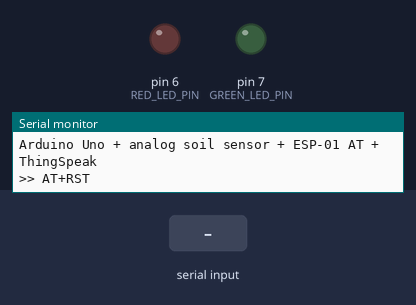
The program below on a simulated Arduino Uno, built with avr-gcc and run on an emulated ATmega328P. On the bench: output pins drawn as LEDs (lit = HIGH), the last lines printed to the serial monitor. The test bench sets the inputs (shaded band). The modem accepts every AT command (registered, SIM ready, sends succeed) and sends nothing else.

Above: at 0.8 s.
0.9 s: "WIFI GOT IP" received over the second serial link
3.9 s: "OK" received over the second serial link
At 26.7 s:
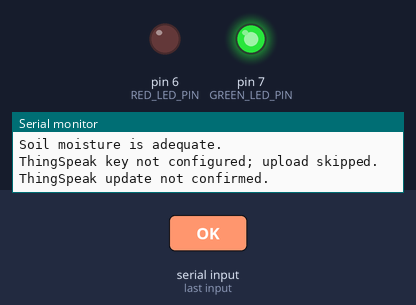
Timing chart, 0 to 27.6 s (numbered marks = the images above; inputs shaded):
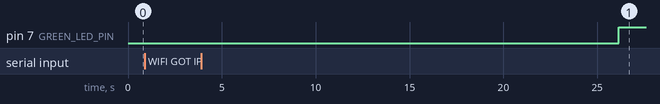

The program:

main.cpp
```cpp
#include <Arduino.h>
#include <SoftwareSerial.h>
#include "config.h"

#ifndef WIFI_SSID
#define WIFI_SSID "YOUR_WIFI_NAME"
#endif
#ifndef WIFI_PASSWORD
#define WIFI_PASSWORD "YOUR_WIFI_PASSWORD"
#endif
#ifndef THINGSPEAK_WRITE_API_KEY
#define THINGSPEAK_WRITE_API_KEY "YOUR_THINGSPEAK_API_KEY"
#endif

// Glowlogics Handbook Project 03 — Smart Soil Moisture Monitor
// ESP-01 TX -> Uno D10 (RX); Uno D11 (TX) -> ESP-01 RX through level converter.
static const uint8_t MOISTURE_PIN = A0;
static const uint8_t RED_LED_PIN = 6;
static const uint8_t GREEN_LED_PIN = 7;
static const int DRY_THRESHOLD_PERCENT = 30;
static const unsigned long SAMPLE_INTERVAL_MS = 20000UL;
static const unsigned long WIFI_JOIN_TIMEOUT_MS = 20000UL;

SoftwareSerial espSerial(10, 11); // RX, TX
unsigned long lastSampleAt = 0;

String readEsp(unsigned long timeoutMs) {
  String response;
  unsigned long started = millis();
  while (millis() - started < timeoutMs) {
    while (espSerial.available()) {
      char c = static_cast<char>(espSerial.read());
      response += c;
    }
  }
  if (response.length()) Serial.print(response);
  return response;
}

String sendAT(const String &command, unsigned long timeoutMs = 2000UL) {
  Serial.print(F(">> "));
  Serial.println(command);
  espSerial.println(command);
  return readEsp(timeoutMs);
}

bool waitFor(const String &command, const String &expected, unsigned long timeoutMs) {
  return sendAT(command, timeoutMs).indexOf(expected) >= 0;
}

bool connectWiFi() {
  sendAT(F("AT+RST"), 3000);
  if (!waitFor(F("AT+CWMODE=1"), "OK", 3000)) return false;
  String join = String(F("AT+CWJAP=\"")) + WIFI_SSID + F("\",\"") + WIFI_PASSWORD + F("\"");
  String response = sendAT(join, WIFI_JOIN_TIMEOUT_MS);
  return response.indexOf("WIFI GOT IP") >= 0 || response.indexOf("OK") >= 0;
}

int readMoisturePercent() {
  int raw = analogRead(MOISTURE_PIN);
  // Handbook calibration example: raw 1023 = dry, raw 300 = wet.
  int percent = map(raw, 1023, 300, 0, 100);
  return constrain(percent, 0, 100);
}

void updateIndicators(int moisturePercent) {
  const bool dry = moisturePercent < DRY_THRESHOLD_PERCENT;
  digitalWrite(RED_LED_PIN, dry ? HIGH : LOW);
  digitalWrite(GREEN_LED_PIN, dry ? LOW : HIGH);
  if (dry) Serial.println(F("ALERT: Soil too dry!"));
  else Serial.println(F("Soil moisture is adequate."));
}

bool uploadToThingSpeak(int moisturePercent) {
  if (String(THINGSPEAK_WRITE_API_KEY) == "YOUR_THINGSPEAK_API_KEY") {
    Serial.println(F("ThingSpeak key not configured; upload skipped."));
    return false;
  }

  String start = sendAT(F("AT+CIPSTART=\"TCP\",\"api.thingspeak.com\",80"), 5000);
  if (start.indexOf("OK") < 0 && start.indexOf("ALREADY CONNECTED") < 0 &&
      start.indexOf("CONNECT") < 0) return false;

  String request = String(F("GET /update?api_key=")) + THINGSPEAK_WRITE_API_KEY +
    F("&field1=") + String(moisturePercent) +
    F(" HTTP/1.1\r\nHost: api.thingspeak.com\r\nConnection: close\r\n\r\n");

  String sendResponse = sendAT(String(F("AT+CIPSEND=")) + request.length(), 3000);
  if (sendResponse.indexOf(">") < 0) return false;

  espSerial.print(request);
  String result = readEsp(5000);
  sendAT(F("AT+CIPCLOSE"), 1000);
  return result.indexOf("SEND OK") >= 0 || result.indexOf("200 OK") >= 0;
}

void setup() {
  Serial.begin(9600);
  espSerial.begin(9600);
  pinMode(RED_LED_PIN, OUTPUT);
  pinMode(GREEN_LED_PIN, OUTPUT);
  digitalWrite(RED_LED_PIN, LOW);
  digitalWrite(GREEN_LED_PIN, LOW);

  Serial.println(F("\nGlowlogics Project 03: Smart Soil Moisture Monitor"));
  Serial.println(F("Arduino Uno + analog soil sensor + ESP-01 AT + ThingSpeak"));
  if (connectWiFi()) Serial.println(F("Wi-Fi connected."));
  else Serial.println(F("Wi-Fi connection not confirmed; check ESP-01 supply, baud and credentials."));
}

void loop() {
  if (millis() - lastSampleAt < SAMPLE_INTERVAL_MS) return;
  lastSampleAt = millis();

  int moisture = readMoisturePercent();
  Serial.print(F("Soil moisture: "));
  Serial.print(moisture);
  Serial.println(F("%"));

  updateIndicators(moisture);
  if (uploadToThingSpeak(moisture)) Serial.println(F("ThingSpeak update accepted."));
  else Serial.println(F("ThingSpeak update not confirmed."));
}
```

config.example.h
```cpp
#pragma once
// Copy to config.h and enter your own credentials. Never commit config.h.
#define WIFI_SSID "YOUR_WIFI_NAME"
#define WIFI_PASSWORD "YOUR_WIFI_PASSWORD"
#define THINGSPEAK_WRITE_API_KEY "YOUR_THINGSPEAK_API_KEY"
```
